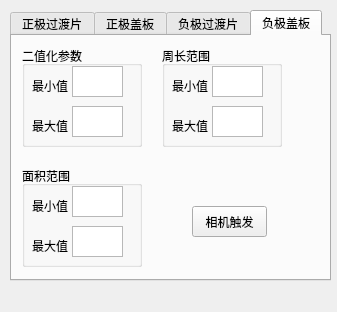
<?xml version="1.0" encoding="UTF-8"?>
<ui version="4.0">
 <class>MainWindow</class>
 <widget class="QMainWindow" name="MainWindow">
  <property name="geometry">
   <rect>
    <x>0</x>
    <y>0</y>
    <width>337</width>
    <height>312</height>
   </rect>
  </property>
  <property name="windowTitle">
   <string>视觉算法参数调整</string>
  </property>
  <widget class="QWidget" name="centralwidget">
   <widget class="QTabWidget" name="tabWidget">
    <property name="geometry">
     <rect>
      <x>10</x>
      <y>10</y>
      <width>321</width>
      <height>271</height>
     </rect>
    </property>
    <property name="currentIndex">
     <number>3</number>
    </property>
    <widget class="QWidget" name="tab">
     <attribute name="title">
      <string>正极过渡片</string>
     </attribute>
     <widget class="QGroupBox" name="groupBox">
      <property name="geometry">
       <rect>
        <x>10</x>
        <y>10</y>
        <width>120</width>
        <height>101</height>
       </rect>
      </property>
      <property name="title">
       <string>二值化参数</string>
      </property>
      <widget class="QLabel" name="label_2">
       <property name="geometry">
        <rect>
         <x>10</x>
         <y>30</y>
         <width>41</width>
         <height>20</height>
        </rect>
       </property>
       <property name="text">
        <string>最小值</string>
       </property>
      </widget>
      <widget class="QTextEdit" name="textEdit">
       <property name="geometry">
        <rect>
         <x>50</x>
         <y>20</y>
         <width>51</width>
         <height>31</height>
        </rect>
       </property>
      </widget>
      <widget class="QLabel" name="label_3">
       <property name="geometry">
        <rect>
         <x>10</x>
         <y>70</y>
         <width>41</width>
         <height>20</height>
        </rect>
       </property>
       <property name="text">
        <string>最大值</string>
       </property>
      </widget>
      <widget class="QTextEdit" name="textEdit_2">
       <property name="geometry">
        <rect>
         <x>50</x>
         <y>60</y>
         <width>51</width>
         <height>31</height>
        </rect>
       </property>
      </widget>
     </widget>
     <widget class="QGroupBox" name="groupBox_2">
      <property name="geometry">
       <rect>
        <x>150</x>
        <y>10</y>
        <width>120</width>
        <height>101</height>
       </rect>
      </property>
      <property name="title">
       <string>周长范围</string>
      </property>
      <widget class="QLabel" name="label_4">
       <property name="geometry">
        <rect>
         <x>10</x>
         <y>30</y>
         <width>41</width>
         <height>20</height>
        </rect>
       </property>
       <property name="text">
        <string>最小值</string>
       </property>
      </widget>
      <widget class="QTextEdit" name="textEdit_3">
       <property name="geometry">
        <rect>
         <x>50</x>
         <y>20</y>
         <width>51</width>
         <height>31</height>
        </rect>
       </property>
      </widget>
      <widget class="QLabel" name="label_5">
       <property name="geometry">
        <rect>
         <x>10</x>
         <y>70</y>
         <width>41</width>
         <height>20</height>
        </rect>
       </property>
       <property name="text">
        <string>最大值</string>
       </property>
      </widget>
      <widget class="QTextEdit" name="textEdit_4">
       <property name="geometry">
        <rect>
         <x>50</x>
         <y>60</y>
         <width>51</width>
         <height>31</height>
        </rect>
       </property>
      </widget>
     </widget>
     <widget class="QGroupBox" name="groupBox_3">
      <property name="geometry">
       <rect>
        <x>10</x>
        <y>130</y>
        <width>120</width>
        <height>101</height>
       </rect>
      </property>
      <property name="title">
       <string>面积范围</string>
      </property>
      <widget class="QLabel" name="label_6">
       <property name="geometry">
        <rect>
         <x>10</x>
         <y>30</y>
         <width>41</width>
         <height>20</height>
        </rect>
       </property>
       <property name="text">
        <string>最小值</string>
       </property>
      </widget>
      <widget class="QTextEdit" name="textEdit_5">
       <property name="geometry">
        <rect>
         <x>50</x>
         <y>20</y>
         <width>51</width>
         <height>31</height>
        </rect>
       </property>
      </widget>
      <widget class="QLabel" name="label_7">
       <property name="geometry">
        <rect>
         <x>10</x>
         <y>70</y>
         <width>41</width>
         <height>20</height>
        </rect>
       </property>
       <property name="text">
        <string>最大值</string>
       </property>
      </widget>
      <widget class="QTextEdit" name="textEdit_6">
       <property name="geometry">
        <rect>
         <x>50</x>
         <y>60</y>
         <width>51</width>
         <height>31</height>
        </rect>
       </property>
      </widget>
     </widget>
     <widget class="QPushButton" name="bPsheetTrig">
      <property name="geometry">
       <rect>
        <x>180</x>
        <y>170</y>
        <width>75</width>
        <height>31</height>
       </rect>
      </property>
      <property name="text">
       <string>相机触发</string>
      </property>
     </widget>
    </widget>
    <widget class="QWidget" name="tab_2">
     <attribute name="title">
      <string>正极盖板</string>
     </attribute>
     <widget class="QGroupBox" name="groupBox_7">
      <property name="geometry">
       <rect>
        <x>10</x>
        <y>10</y>
        <width>120</width>
        <height>101</height>
       </rect>
      </property>
      <property name="title">
       <string>二值化参数</string>
      </property>
      <widget class="QLabel" name="label_14">
       <property name="geometry">
        <rect>
         <x>10</x>
         <y>30</y>
         <width>41</width>
         <height>20</height>
        </rect>
       </property>
       <property name="text">
        <string>最小值</string>
       </property>
      </widget>
      <widget class="QTextEdit" name="textEdit_13">
       <property name="geometry">
        <rect>
         <x>50</x>
         <y>20</y>
         <width>51</width>
         <height>31</height>
        </rect>
       </property>
      </widget>
      <widget class="QLabel" name="label_15">
       <property name="geometry">
        <rect>
         <x>10</x>
         <y>70</y>
         <width>41</width>
         <height>20</height>
        </rect>
       </property>
       <property name="text">
        <string>最大值</string>
       </property>
      </widget>
      <widget class="QTextEdit" name="textEdit_14">
       <property name="geometry">
        <rect>
         <x>50</x>
         <y>60</y>
         <width>51</width>
         <height>31</height>
        </rect>
       </property>
      </widget>
     </widget>
     <widget class="QGroupBox" name="groupBox_8">
      <property name="geometry">
       <rect>
        <x>150</x>
        <y>10</y>
        <width>120</width>
        <height>101</height>
       </rect>
      </property>
      <property name="title">
       <string>周长范围</string>
      </property>
      <widget class="QLabel" name="label_16">
       <property name="geometry">
        <rect>
         <x>10</x>
         <y>30</y>
         <width>41</width>
         <height>20</height>
        </rect>
       </property>
       <property name="text">
        <string>最小值</string>
       </property>
      </widget>
      <widget class="QTextEdit" name="textEdit_15">
       <property name="geometry">
        <rect>
         <x>50</x>
         <y>20</y>
         <width>51</width>
         <height>31</height>
        </rect>
       </property>
      </widget>
      <widget class="QLabel" name="label_17">
       <property name="geometry">
        <rect>
         <x>10</x>
         <y>70</y>
         <width>41</width>
         <height>20</height>
        </rect>
       </property>
       <property name="text">
        <string>最大值</string>
       </property>
      </widget>
      <widget class="QTextEdit" name="textEdit_16">
       <property name="geometry">
        <rect>
         <x>50</x>
         <y>60</y>
         <width>51</width>
         <height>31</height>
        </rect>
       </property>
      </widget>
     </widget>
     <widget class="QGroupBox" name="groupBox_9">
      <property name="geometry">
       <rect>
        <x>10</x>
        <y>130</y>
        <width>120</width>
        <height>101</height>
       </rect>
      </property>
      <property name="title">
       <string>面积范围</string>
      </property>
      <widget class="QLabel" name="label_18">
       <property name="geometry">
        <rect>
         <x>10</x>
         <y>30</y>
         <width>41</width>
         <height>20</height>
        </rect>
       </property>
       <property name="text">
        <string>最小值</string>
       </property>
      </widget>
      <widget class="QTextEdit" name="textEdit_17">
       <property name="geometry">
        <rect>
         <x>50</x>
         <y>20</y>
         <width>51</width>
         <height>31</height>
        </rect>
       </property>
      </widget>
      <widget class="QLabel" name="label_19">
       <property name="geometry">
        <rect>
         <x>10</x>
         <y>70</y>
         <width>41</width>
         <height>20</height>
        </rect>
       </property>
       <property name="text">
        <string>最大值</string>
       </property>
      </widget>
      <widget class="QTextEdit" name="textEdit_18">
       <property name="geometry">
        <rect>
         <x>50</x>
         <y>60</y>
         <width>51</width>
         <height>31</height>
        </rect>
       </property>
      </widget>
     </widget>
     <widget class="QPushButton" name="pushButton_2">
      <property name="geometry">
       <rect>
        <x>180</x>
        <y>170</y>
        <width>75</width>
        <height>31</height>
       </rect>
      </property>
      <property name="text">
       <string>相机触发</string>
      </property>
     </widget>
    </widget>
    <widget class="QWidget" name="tab_3">
     <attribute name="title">
      <string>负极过渡片</string>
     </attribute>
     <widget class="QGroupBox" name="groupBox_10">
      <property name="geometry">
       <rect>
        <x>10</x>
        <y>10</y>
        <width>120</width>
        <height>101</height>
       </rect>
      </property>
      <property name="title">
       <string>二值化参数</string>
      </property>
      <widget class="QLabel" name="label_20">
       <property name="geometry">
        <rect>
         <x>10</x>
         <y>30</y>
         <width>41</width>
         <height>20</height>
        </rect>
       </property>
       <property name="text">
        <string>最小值</string>
       </property>
      </widget>
      <widget class="QTextEdit" name="textEdit_19">
       <property name="geometry">
        <rect>
         <x>50</x>
         <y>20</y>
         <width>51</width>
         <height>31</height>
        </rect>
       </property>
      </widget>
      <widget class="QLabel" name="label_21">
       <property name="geometry">
        <rect>
         <x>10</x>
         <y>70</y>
         <width>41</width>
         <height>20</height>
        </rect>
       </property>
       <property name="text">
        <string>最大值</string>
       </property>
      </widget>
      <widget class="QTextEdit" name="textEdit_20">
       <property name="geometry">
        <rect>
         <x>50</x>
         <y>60</y>
         <width>51</width>
         <height>31</height>
        </rect>
       </property>
      </widget>
     </widget>
     <widget class="QGroupBox" name="groupBox_11">
      <property name="geometry">
       <rect>
        <x>150</x>
        <y>10</y>
        <width>120</width>
        <height>101</height>
       </rect>
      </property>
      <property name="title">
       <string>周长范围</string>
      </property>
      <widget class="QLabel" name="label_22">
       <property name="geometry">
        <rect>
         <x>10</x>
         <y>30</y>
         <width>41</width>
         <height>20</height>
        </rect>
       </property>
       <property name="text">
        <string>最小值</string>
       </property>
      </widget>
      <widget class="QTextEdit" name="textEdit_21">
       <property name="geometry">
        <rect>
         <x>50</x>
         <y>20</y>
         <width>51</width>
         <height>31</height>
        </rect>
       </property>
      </widget>
      <widget class="QLabel" name="label_23">
       <property name="geometry">
        <rect>
         <x>10</x>
         <y>70</y>
         <width>41</width>
         <height>20</height>
        </rect>
       </property>
       <property name="text">
        <string>最大值</string>
       </property>
      </widget>
      <widget class="QTextEdit" name="textEdit_22">
       <property name="geometry">
        <rect>
         <x>50</x>
         <y>60</y>
         <width>51</width>
         <height>31</height>
        </rect>
       </property>
      </widget>
     </widget>
     <widget class="QGroupBox" name="groupBox_12">
      <property name="geometry">
       <rect>
        <x>10</x>
        <y>130</y>
        <width>120</width>
        <height>101</height>
       </rect>
      </property>
      <property name="title">
       <string>面积范围</string>
      </property>
      <widget class="QLabel" name="label_24">
       <property name="geometry">
        <rect>
         <x>10</x>
         <y>30</y>
         <width>41</width>
         <height>20</height>
        </rect>
       </property>
       <property name="text">
        <string>最小值</string>
       </property>
      </widget>
      <widget class="QTextEdit" name="textEdit_23">
       <property name="geometry">
        <rect>
         <x>50</x>
         <y>20</y>
         <width>51</width>
         <height>31</height>
        </rect>
       </property>
      </widget>
      <widget class="QLabel" name="label_25">
       <property name="geometry">
        <rect>
         <x>10</x>
         <y>70</y>
         <width>41</width>
         <height>20</height>
        </rect>
       </property>
       <property name="text">
        <string>最大值</string>
       </property>
      </widget>
      <widget class="QTextEdit" name="textEdit_24">
       <property name="geometry">
        <rect>
         <x>50</x>
         <y>60</y>
         <width>51</width>
         <height>31</height>
        </rect>
       </property>
      </widget>
     </widget>
     <widget class="QPushButton" name="pushButton_3">
      <property name="geometry">
       <rect>
        <x>180</x>
        <y>170</y>
        <width>75</width>
        <height>31</height>
       </rect>
      </property>
      <property name="text">
       <string>相机触发</string>
      </property>
     </widget>
    </widget>
    <widget class="QWidget" name="tab_4">
     <attribute name="title">
      <string>负极盖板</string>
     </attribute>
     <widget class="QGroupBox" name="groupBox_13">
      <property name="geometry">
       <rect>
        <x>10</x>
        <y>10</y>
        <width>120</width>
        <height>101</height>
       </rect>
      </property>
      <property name="title">
       <string>二值化参数</string>
      </property>
      <widget class="QLabel" name="label_26">
       <property name="geometry">
        <rect>
         <x>10</x>
         <y>30</y>
         <width>41</width>
         <height>20</height>
        </rect>
       </property>
       <property name="text">
        <string>最小值</string>
       </property>
      </widget>
      <widget class="QTextEdit" name="textEdit_25">
       <property name="geometry">
        <rect>
         <x>50</x>
         <y>20</y>
         <width>51</width>
         <height>31</height>
        </rect>
       </property>
      </widget>
      <widget class="QLabel" name="label_27">
       <property name="geometry">
        <rect>
         <x>10</x>
         <y>70</y>
         <width>41</width>
         <height>20</height>
        </rect>
       </property>
       <property name="text">
        <string>最大值</string>
       </property>
      </widget>
      <widget class="QTextEdit" name="textEdit_26">
       <property name="geometry">
        <rect>
         <x>50</x>
         <y>60</y>
         <width>51</width>
         <height>31</height>
        </rect>
       </property>
      </widget>
     </widget>
     <widget class="QGroupBox" name="groupBox_14">
      <property name="geometry">
       <rect>
        <x>150</x>
        <y>10</y>
        <width>120</width>
        <height>101</height>
       </rect>
      </property>
      <property name="title">
       <string>周长范围</string>
      </property>
      <widget class="QLabel" name="label_28">
       <property name="geometry">
        <rect>
         <x>10</x>
         <y>30</y>
         <width>41</width>
         <height>20</height>
        </rect>
       </property>
       <property name="text">
        <string>最小值</string>
       </property>
      </widget>
      <widget class="QTextEdit" name="textEdit_27">
       <property name="geometry">
        <rect>
         <x>50</x>
         <y>20</y>
         <width>51</width>
         <height>31</height>
        </rect>
       </property>
      </widget>
      <widget class="QLabel" name="label_29">
       <property name="geometry">
        <rect>
         <x>10</x>
         <y>70</y>
         <width>41</width>
         <height>20</height>
        </rect>
       </property>
       <property name="text">
        <string>最大值</string>
       </property>
      </widget>
      <widget class="QTextEdit" name="textEdit_28">
       <property name="geometry">
        <rect>
         <x>50</x>
         <y>60</y>
         <width>51</width>
         <height>31</height>
        </rect>
       </property>
      </widget>
     </widget>
     <widget class="QGroupBox" name="groupBox_15">
      <property name="geometry">
       <rect>
        <x>10</x>
        <y>130</y>
        <width>120</width>
        <height>101</height>
       </rect>
      </property>
      <property name="title">
       <string>面积范围</string>
      </property>
      <widget class="QLabel" name="label_30">
       <property name="geometry">
        <rect>
         <x>10</x>
         <y>30</y>
         <width>41</width>
         <height>20</height>
        </rect>
       </property>
       <property name="text">
        <string>最小值</string>
       </property>
      </widget>
      <widget class="QTextEdit" name="textEdit_29">
       <property name="geometry">
        <rect>
         <x>50</x>
         <y>20</y>
         <width>51</width>
         <height>31</height>
        </rect>
       </property>
      </widget>
      <widget class="QLabel" name="label_31">
       <property name="geometry">
        <rect>
         <x>10</x>
         <y>70</y>
         <width>41</width>
         <height>20</height>
        </rect>
       </property>
       <property name="text">
        <string>最大值</string>
       </property>
      </widget>
      <widget class="QTextEdit" name="textEdit_30">
       <property name="geometry">
        <rect>
         <x>50</x>
         <y>60</y>
         <width>51</width>
         <height>31</height>
        </rect>
       </property>
      </widget>
     </widget>
     <widget class="QPushButton" name="pushButton_4">
      <property name="geometry">
       <rect>
        <x>180</x>
        <y>170</y>
        <width>75</width>
        <height>31</height>
       </rect>
      </property>
      <property name="text">
       <string>相机触发</string>
      </property>
     </widget>
    </widget>
   </widget>
  </widget>
  <widget class="QMenuBar" name="menubar">
   <property name="geometry">
    <rect>
     <x>0</x>
     <y>0</y>
     <width>337</width>
     <height>23</height>
    </rect>
   </property>
  </widget>
 </widget>
 <resources/>
 <connections/>
</ui>
